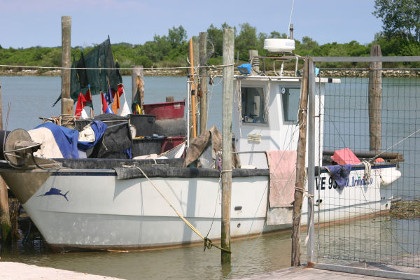
#> input picture imageops/boat-small.jpg, 420 x 280 px
$ python imageops-mirror-image.py
#> lines starting #> are read from the running program, lines starting #| are printed output that depends on the picture
# Author:  Martin McBride
# Created: 2021-05-14
# Copyright (C) 2021, Martin McBride
# License: MIT

# Mirror an image (reverse it horizontally)

from PIL import Image, ImageOps, ImageDraw

image = Image.open('boat-small.jpg')
#> image is the input picture: PIL image 420x280 RGB; mean R, G, B 143.2, 144.1, 140.7
result_image = ImageOps.mirror(image)
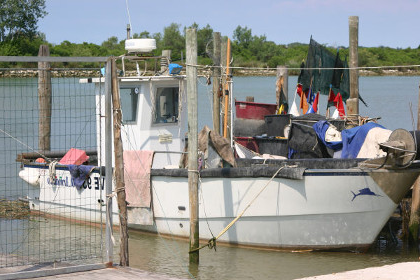
#> result_image: PIL image 420x280 RGB; mean R, G, B 143.2, 144.1, 140.7
result_image.save('imageops-mirror.jpg')
